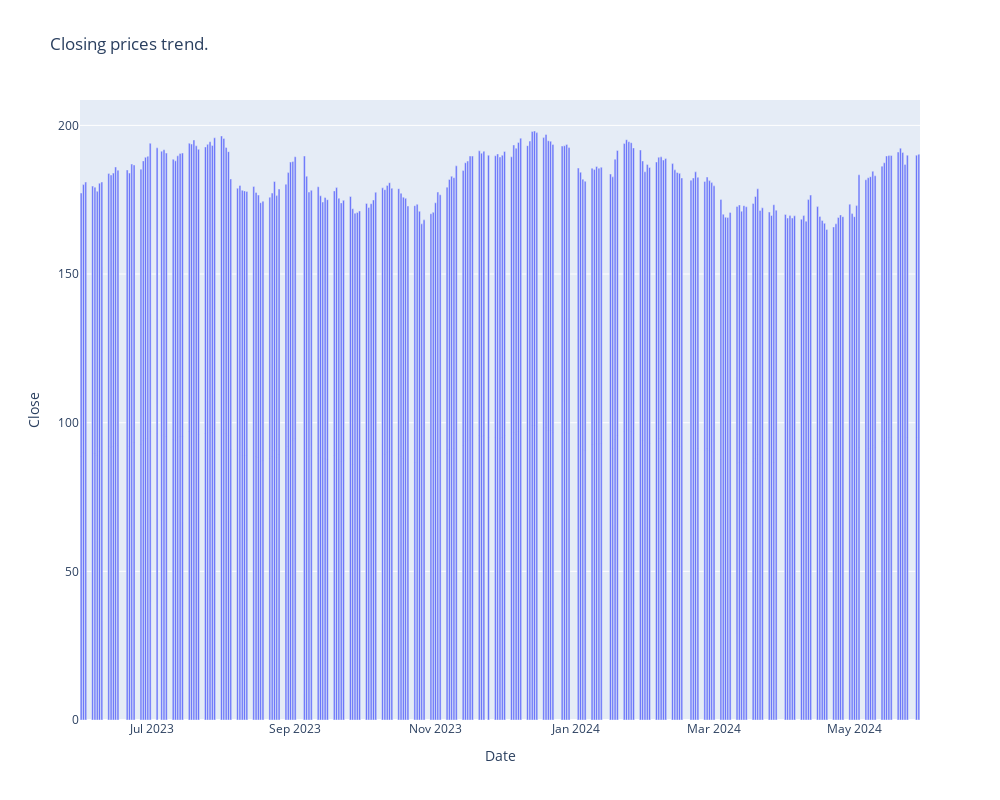

The code cell stored with this chart in its notebook:
### Code cell
fig=px.bar(data,x=data.index,y="Close",title="Closing prices trend.")
fig.update_layout(width=1000,height=800)
fig.show()

### Figure 1 — Plotly figure (JSON) as saved in the notebook; plotly's stock layout.template omitted (floating-point values rounded to 4 significant figures; data arrays with more than 128 entries replaced by an {"elided": "..."} marker saying what was removed)
{"data": [{"alignmentgroup": "True", "hovertemplate": "Date=%{x}<br>Close=%{y}<extra></extra>", "legendgroup": "", "marker": {"color": "#636efa", "pattern": {"shape": ""}}, "name": "", "offsetgroup": "", "orientation": "v", "showlegend": false, "textposition": "auto", "type": "bar", "x": {"elided": "251 str values"}, "xaxis": "x", "y": {"elided": "251 float values"}, "yaxis": "y"}], "layout": {"barmode": "relative", "height": 800, "legend": {"tracegroupgap": 0}, "title": {"text": "Closing prices trend."}, "width": 1000, "xaxis": {"anchor": "y", "domain": [0, 1], "title": {"text": "Date"}}, "yaxis": {"anchor": "x", "domain": [0, 1], "title": {"text": "Close"}}}}
